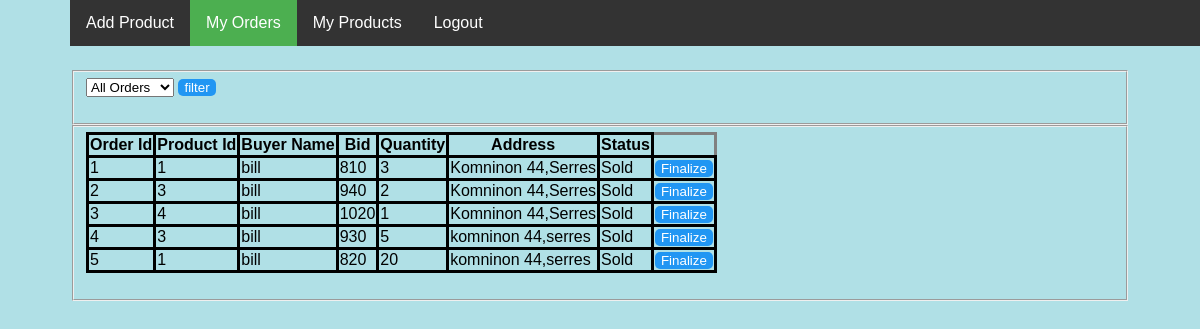
The app's page /Seller_orders.php (signed in) with its own data.
### tables this page shows
CREATE TABLE `orders` (
  `OrderId` int(11) NOT NULL,
  `BuyerUsr` varchar(30) NOT NULL,
  `SellerUsr` varchar(30) NOT NULL,
  `Amount` float NOT NULL,
  `Address` varchar(100) NOT NULL,
  `productId` int(11) NOT NULL,
  `Quantity` int(11) NOT NULL,
  `status` int(11) NOT NULL DEFAULT 0
);

### Seller_orders.php (the view, shortened to what this page needs)
<?php
	$name=$_SESSION['Name'];
  $db=mysqli_connect('localhost','root','','auction');
?>
<html>
  <head>
  </head>
 	<body>
 		<ul>
  			<li><a  href="Seller_portal.php">Add Product</a></li>
  			<li><a class="active" href="Seller_orders.php">My Orders</a></li>
       	<li><a href="MyProducts.php">My Products</a></li>
        <li><a href="index.php">Logout</a><li>
		</ul>
        <fieldset>
        <form method="post" action="Seller_orders.php">
        <select name='filter'>
         <option  value="ALL">All Orders</option>
        </select>
        <input type="Submit" value='filter'>
        </form>
       </fieldset>
      <fieldset>
 			<form name='myorders' method="POST" action="Finalize.php" >
        <table>
        <tr>
          <th>Order Id</th>
          <th>Product Id</th>
          <th>Buyer Name</th>
          <th>Bid</th>
          <th>Quantity</th>
          <th>Address</th>
          <th>Status</th>
        </tr>
        <?php
        $filter="";
        if($filter=="ALL" || !isset($_POST['filter']))
          $query="SELECT * FROM orders where SellerUsr='$name';";
        mysqli_query($db,$query) or die("Query Failed");
        $result=mysqli_query($db,$query);
        while($row=mysqli_fetch_array($result)){
          echo '<tr>';
          echo '<td>'.$row['OrderId'].'</td>';
          echo '<td>'.$row['productId'].'</td>';
          echo '<td>'.$row['BuyerUsr'].'</td>';
          echo '<td>'.$row['Amount'].'</td>';
          echo '<td>'.$row['Quantity'].'</td>';
          echo '<td>'.$row['Address'].'</td>';
          if ($row['status']==0)
            echo '<td> Not Sold </td>';
          else
            echo '<td> Sold </td>';
          echo "<td> <button type='submit' name='Final' value=".$row['OrderId'].">Finalize</button></td>";
          echo '</tr>';
        }
        echo '</table>';
        ?>
      </form>
    </fieldset>
  	</body>
</html>

### Seller_orders.php (style rules this page uses)
body { margin: 70px; font-family:sans-serif; background-color: powderblue; }
table { border-collapse: collapse; }
tr,td,th { border-style:solid; }
input, button { background: #2196F3; border: none; left: 0; color: #fff; bottom: 0; border: 0px solid rgba(0, 0, 0, 0.1); border-radius:5px; transform: rotateZ(0deg); transition: all 0.1s ease-out; }
ul { list-style-type: none; margin: 0; padding: 0; overflow: hidden; background-color: #333; position: fixed; top: 0; width: 100%; }
li { float: left; }
li a { display: block; color: white; text-align: center; padding: 14px 16px; text-decoration: none; }
.active { background-color: #4CAF50; }

### records on screen
orders: OrderId "1", productId "1", BuyerUsr "bill", Amount "810", Quantity "3", Address "Komninon 44,Serres", status "Sold"
orders: OrderId "2", productId "3", BuyerUsr "bill", Amount "940", Quantity "2", Address "Komninon 44,Serres", status "Sold"
orders: OrderId "3", productId "4", BuyerUsr "bill", Amount "1020", Quantity "1", Address "Komninon 44,Serres", status "Sold"
orders: OrderId "4", productId "3", BuyerUsr "bill", Amount "930", Quantity "5", Address "komninon 44,serres", status "Sold"
orders: OrderId "5", productId "1", BuyerUsr "bill", Amount "820", Quantity "20", Address "komninon 44,serres", status "Sold"
